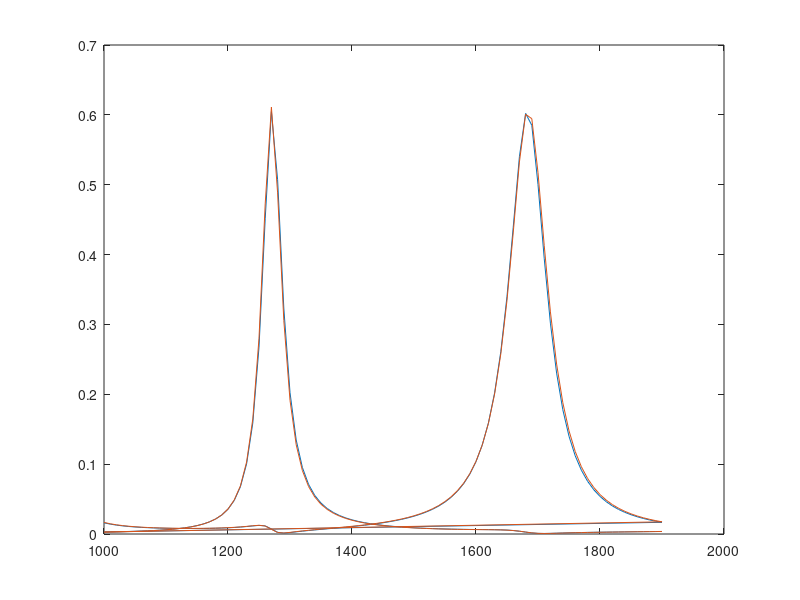

This chart was generated by the following MATLAB code:
close all;
clc;
clear all;
x=[% Model:              19.mph
% Version:            COMSOL 6.3.0.290
% Date:               Feb 6 2026, 14:51
% Dimension:          1
% Nodes:              182
% Expressions:        1
% Description:        Global
% Operating waveglength (nm) , 
1000                         0.016001194852342415
1010                         0.014160603928516041
1019.9999999999999           0.012744951366394898
1030                         0.01163797384846038
1039.9999999999998           0.010762090924410037
1050                         0.01006385575720816
1060                         0.009505492849454022
1070                         0.00905976245817675
1080                         0.00870673351650758
1090                         0.008431429954582353
1100                         0.008215191052038247
1110                         0.00804929901048891
1120                         0.007931191851533903
1129.9999999999998           0.00785953826324052
1140                         0.00783425679736412
1149.9999999999998           0.007856625463788236
1160                         0.00792950395177116
1169.9999999999998           0.008057707351633407
1180                         0.00824859140456652
1190                         0.00851292909559344
1200                         0.008866141870258835
1210                         0.009329740085638414
1220                         0.009931203716976521
1230                         0.010690915064807063
1239.9999999999998           0.011582333699681651
1250                         0.012318850453234336
1259.9999999999998           0.011621117535965723
1270                         0.007243007971757259
1279.9999999999998           0.0023899229671547322
1290                         0.0012987435018076928
1300                         0.002028592080875598
1310                         0.0030817717049255768
1320                         0.004087385341929351
1330                         0.005000300523895506
1340                         0.0058411423869407335
1349.9999999999998           0.0066376881645571
1360                         0.007413850831484658
1369.9999999999998           0.008188977542299934
1380                         0.008979052831898444
1389.9999999999998           0.009797986892689436
1400                         0.010658652879238234
1409.9999999999998           0.011573994651616279
1420                         0.01255807478061874
1430                         0.013626497557801868
1440                         0.014797088016280444
1450                         0.016090686094948844
1459.9999999999998           0.017532109570410417
1470                         0.01915136621923373
1479.9999999999998           0.02098522135928008
1490                         0.023079266817269226
1499.9999999999998           0.025490697985497326
1510                         0.028292097441752387
1519.9999999999998           0.03157666339078233
1530                         0.03546553580671865
1540                         0.04011820561953548
1550                         0.04574751102030999
1560                         0.052641536629262436
1569.9999999999998           0.06119599362281822
1580                         0.07196257467102626
1589.9999999999998           0.0857214961731392
1600                         0.10358961345385097
1609.9999999999998           0.12717664853575542
1620                         0.15884911167491061
1629.9999999999998           0.20200710258785318
1640                         0.26104562516415597
1650                         0.34022270750691475
1660                         0.43886721624940317
1670                         0.5400859622068064
1679.9999999999998           0.6020863960466365
1690                         0.5850473328045148
1699.9999999999998           0.5001966753114876
1710                         0.39477153278672666
1719.9999999999998           0.30183102949168716
1730                         0.23035504888106564
1739.9999999999998           0.17797487742998228
1750                         0.13991196019049734
1759.9999999999998           0.11200942050643588
1770                         0.0912346365399758
1780                         0.0754927438464893
1789.9999999999998           0.06335438162547403
1800                         0.0538392774033834
1809.9999999999998           0.046266654579383386
1820                         0.040156340572043134
1829.9999999999998           0.035164081285676274
1840                         0.031039060592075313
1849.9999999999998           0.02759570313576416
1860                         0.024694700696234695
1869.9999999999998           0.022230054807422538
1880                         0.020120094560095954
1890                         0.018301158222338
1899.9999999999998           0.01672308575492872
1000                         0.002847522865508293
1010                         0.0030282230982463026
1019.9999999999999           0.0032139960165110397
1030                         0.0034157129997026392
1039.9999999999998           0.003642624685855205
1050                         0.00390358188556755
1060                         0.00420796659048753
1070                         0.004566523370190025
1080                         0.004992234542044152
1090                         0.0055012589027821955
1100                         0.00611074844360144
1110                         0.0068461937501947505
1120                         0.007744101133698353
1129.9999999999998           0.008854290924170836
1140                         0.010246192955721281
1149.9999999999998           0.012018782014595322
1160                         0.014316735027322358
1169.9999999999998           0.017357598825722898
1180                         0.02147922145779188
1190                         0.027226152472458114
1200                         0.03551473765812997
1210                         0.047965739374216707
1220                         0.06761030538061998
1230                         0.10043953514892062
1239.9999999999998           0.15890334859286645
1250                         0.26759231203726325
1259.9999999999998           0.4512399215687791
1270                         0.6046117634510457
1279.9999999999998           0.5071144523466493
1290                         0.3234769192941433
1300                         0.2026201640729892
1310                         0.13459426231935095
1320                         0.0951958236368668
1330                         0.07094699289169518
1340                         0.055123384227710605
1349.9999999999998           0.044269516965069755
1360                         0.03650941940138043
1369.9999999999998           0.030766755613702852
1380                         0.026392514505678883
1389.9999999999998           0.022978044942327074
1400                         0.020256175882268333
1409.9999999999998           0.018048826533252592
1420                         0.016234143479343637
1430                         0.01472474255474237
1440                         0.013456615641412631
1450                         0.012382032392999266
1459.9999999999998           0.011464835140122465
1470                         0.010677249731868586
1479.9999999999998           0.009997680043123193
1490                         0.009409154748788898
1499.9999999999998           0.0088982150256436
1510                         0.008454105243390998
1519.9999999999998           0.008068174361120978
1530                         0.007733424313813098
1540                         0.007444159135917072
1550                         0.0071956980226757
1560                         0.006984117946405818
1569.9999999999998           0.006805985642367037
1580                         0.006658020506090404
1589.9999999999998           0.00653658961531546
1600                         0.006436854410838954
1609.9999999999998           0.006351230123237155
1620                         0.0062640327758190706
1629.9999999999998           0.006148324853606055
1640                         0.005958618752315988
1650                         0.005614576762305178
1660                         0.004995797205226005
1670                         0.00399699171219931
1679.9999999999998           0.00270957082348455
1690                         0.0015445129521369553
1699.9999999999998           8.942953411466718E-4
1710                         7.586523251196794E-4
1719.9999999999998           9.139487049896714E-4
1730                         0.0011750920451521361
1739.9999999999998           0.001449344352918975
1750                         0.0017019442323210293
1759.9999999999998           0.0019243558612940309
1770                         0.0021179849490185493
1780                         0.0022872756299466158
1789.9999999999998           0.002437079293996234
1800                         0.0025717734406433975
1809.9999999999998           0.0026950539361785763
1820                         0.002809966481281411
1829.9999999999998           0.002919008406871798
1840                         0.0030242384062797384
1849.9999999999998           0.003127373726545065
1860                         0.0032298703073291536
1869.9999999999998           0.0033329869884513126
1880                         0.0034378365096396075
1890                         0.0035454261374800716
1899.9999999999998           0.003656690384826422
];
y=[% Model:              19 recon.mph
% Version:            COMSOL 6.3.0.290
% Date:               Feb 6 2026, 14:51
% Dimension:          1
% Nodes:              182
% Expressions:        1
% Description:        Global
% Operating waveglength (nm) , 
1000                         0.016572609477706057
1010                         0.014650674396079472
1019.9999999999999           0.01317349084954618
1030                         0.012018947446199715
1039.9999999999998           0.01110564460988589
1050                         0.010377555131064843
1060                         0.009795109229741842
1070                         0.009329788725020069
1080                         0.008960732769867991
1090                         0.008672269968438192
1100                         0.008445009394114739
1110                         0.008269836769488963
1120                         0.008143990204367296
1129.9999999999998           0.008065986153841973
1140                         0.008035633747239614
1149.9999999999998           0.008054143080987645
1160                         0.008124350234530285
1169.9999999999998           0.008251099121162765
1180                         0.008441842208256094
1190                         0.00870754195950407
1200                         0.009063933468675251
1210                         0.009532971161461607
1220                         0.010142502548535503
1230                         0.010911749022917454
1239.9999999999998           0.011804641775238378
1250                         0.012484022938026015
1259.9999999999998           0.011497004899049588
1270                         0.006692608204304309
1279.9999999999998           0.0021512059461408026
1290                         0.0014515176081323215
1300                         0.002316075769640153
1310                         0.003403072485945698
1320                         0.004415812545620511
1330                         0.005330372702223911
1340                         0.006173033123581744
1349.9999999999998           0.0069729686650966405
1360                         0.007754317923581535
1369.9999999999998           0.008536350286732147
1380                         0.009334920118755037
1389.9999999999998           0.010163824991281684
1400                         0.011035857522905939
1409.9999999999998           0.0119639322419803
1420                         0.012962132840015699
1430                         0.014046106586574804
1440                         0.01523373723617558
1450                         0.016545932898380897
1459.9999999999998           0.01800758071399458
1470                         0.019648747241384264
1479.9999999999998           0.021506228306871537
1490                         0.02362559064322027
1499.9999999999998           0.026063906082570715
1510                         0.0288934672816442
1519.9999999999998           0.03220690771806889
1530                         0.03612435312898736
1540                         0.04080354660375132
1550                         0.04645437820083744
1560                         0.05336000941663038
1569.9999999999998           0.06190795469756016
1580                         0.07263624380218392
1589.9999999999998           0.0863022582627646
1600                         0.10398466147253478
1609.9999999999998           0.12722974411396715
1620                         0.1582996006681441
1629.9999999999998           0.20043325020179742
1640                         0.2578268124446144
1650                         0.33467178579133455
1660                         0.43098416611372353
1670                         0.5324300933854945
1679.9999999999998           0.6007821891848859
1690                         0.5945658271862282
1699.9999999999998           0.5173458854589246
1710                         0.4132212106867106
1719.9999999999998           0.31793647789593066
1730                         0.24326821071488075
1739.9999999999998           0.18804463265989113
1750                         0.14774937040463662
1759.9999999999998           0.11816575419497007
1770                         0.0961359737558334
1780                         0.07945213210799713
1789.9999999999998           0.06659874529895755
1800                         0.056533488095243174
1809.9999999999998           0.0485316168833548
1820                         0.04208181105076913
1829.9999999999998           0.036817584357939435
1840                         0.032472077276059434
1849.9999999999998           0.028847992400456705
1860                         0.02579734649961214
1869.9999999999998           0.023207639484188452
1880                         0.020992268023342205
1890                         0.019083784857906134
1899.9999999999998           0.017429092722544167
1000                         0.0027619717737022383
1010                         0.0029433266231796698
1019.9999999999999           0.003129592736424453
1030                         0.003331519790375768
1039.9999999999998           0.0035582990050378217
1050                         0.0038187586198455033
1060                         0.004122282918421686
1070                         0.004479640117883213
1080                         0.004903860627774334
1090                         0.005411188243247329
1100                         0.006018991227364102
1110                         0.006753007943223766
1120                         0.00765009253082358
1129.9999999999998           0.008760650284867725
1140                         0.010155097742891164
1149.9999999999998           0.011934093982198047
1160                         0.014245245730503276
1169.9999999999998           0.01731132626120041
1180                         0.021479807021795208
1190                         0.027313655342036152
1200                         0.03576613596729167
1210                         0.04853613994597852
1220                         0.06883043931600208
1230                         0.10305767368178917
1239.9999999999998           0.16467766293285194
1250                         0.28023959759184086
1259.9999999999998           0.4725628987619033
1270                         0.6111054150641639
1279.9999999999998           0.4883040438745891
1290                         0.30584453364707986
1300                         0.19148229293093463
1310                         0.12770801953017727
1320                         0.09072836085789064
1330                         0.06788598169517239
1340                         0.05292270475822595
1349.9999999999998           0.04262280282849624
1360                         0.03523604536174759
1369.9999999999998           0.029755041141773002
1380                         0.02557041344286011
1389.9999999999998           0.022297324059012275
1400                         0.019683488001725535
1409.9999999999998           0.01756039066141712
1420                         0.01581252059064046
1430                         0.014356874875653713
1440                         0.013132543446484634
1450                         0.012094031204193494
1459.9999999999998           0.011206822304536283
1470                         0.010444367766767956
1479.9999999999998           0.009785998488434847
1490                         0.009215453011546101
1499.9999999999998           0.008719821539710243
1510                         0.008288776400372998
1519.9999999999998           0.007914001944752967
1530                         0.007588763697465092
1540                         0.007307572983368165
1550                         0.007065912169129588
1560                         0.0068599879934557765
1569.9999999999998           0.006686475184647195
1580                         0.0065421958754797675
1589.9999999999998           0.006423643693718347
1600                         0.006326187828819954
1609.9999999999998           0.006242651018554077
1620                         0.006158245950150081
1629.9999999999998           0.0060479002484629596
1640                         0.005869875263639009
1650                         0.005550694712711774
1660                         0.004978846409977842
1670                         0.004048284765130151
1679.9999999999998           0.002816374313059067
1690                         0.0016443767178940954
1699.9999999999998           9.34831767721781E-4
1710                         7.400156976270206E-4
1719.9999999999998           8.599114520965323E-4
1730                         0.0011052895112434733
1739.9999999999998           0.0013745467260689224
1750                         0.0016270861138306574
1759.9999999999998           0.0018514062119112237
1770                         0.0020475539191004612
1780                         0.0022193895785772326
1789.9999999999998           0.002371533912017996
1800                         0.002508289692950086
1809.9999999999998           0.0026333444012097396
1820                         0.00274976146815772
1829.9999999999998           0.002860064281652908
1840                         0.0029663383078299237
1849.9999999999998           0.003070325280445877
1860                         0.003173502396686499
1869.9999999999998           0.0032771464686144956
1880                         0.003382385216707396
1890                         0.003490238298297091
1899.9999999999998           0.003601650431716653
];
figure
plot(x(:,1),x(:,2))
hold
plot(y(:,1),y(:,2))
